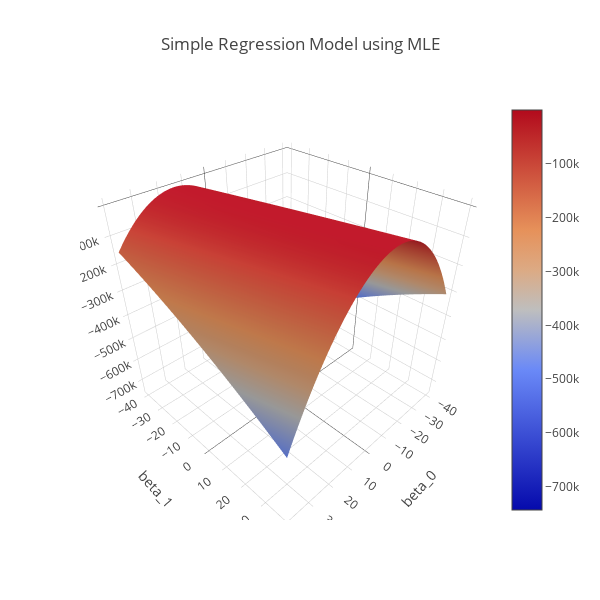

The notebook cell saved with this chart:
### Markdown cell above
## Plotting the graph

### Code cell
data = [
    go.Surface(
#         z=df.as_matrix()
        x = b0, y = b1, z = Z
    )
]
layout = go.Layout(
    title='Simple Regression Model using MLE',
    scene = dict(xaxis = dict(title='beta_0'),   # latex not supported in plotly 3d plots
                 yaxis = dict(title='beta_1'),),
    autosize=False,
    width=600,
    height=600
)
fig = go.Figure(data=data, layout=layout)
iplot(fig)

### Figure 1 — Plotly figure (JSON) as saved in the notebook; plotly's stock layout.template omitted (floating-point values rounded to 4 significant figures; data arrays with more than 128 entries replaced by an {"elided": "..."} marker saying what was removed)
{"data": [{"type": "surface", "uid": "b3363e54-d83c-11e8-a8b5-485ab6cde46a", "x": {"elided": "160 float values"}, "y": {"elided": "160 float values"}, "z": {"elided": "160x160 float values"}}], "layout": {"autosize": false, "height": 600, "scene": {"xaxis": {"title": "beta_0"}, "yaxis": {"title": "beta_1"}}, "title": "Simple Regression Model using MLE", "width": 600}}
